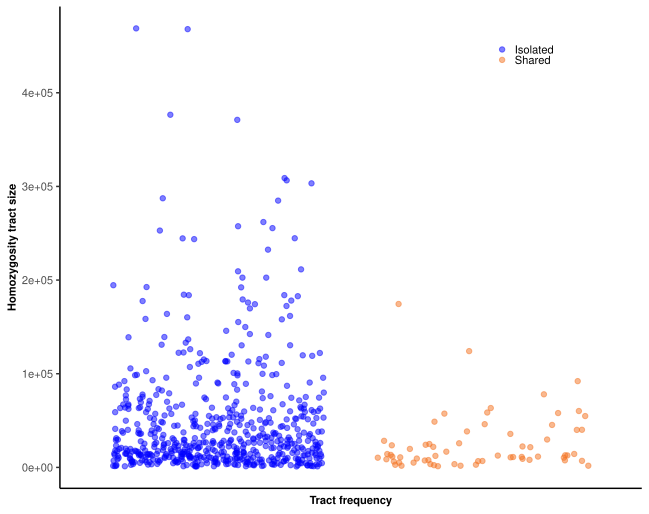

This chart was generated by the following R code:
#### GENERATE DENSITY PLOT FOR TRACT LENGTHS ####
#### PACKAGES ####
library(ggplot2)

#### LOAD IN DATA ####
LOHRegions <- read.delim(paste0("../../SNPBasedLOH/output/LOHRegions/LOHRegionsAll.tsv"),
                         sep="\t")
LOHRegionsLong <- LOHRegions[which(LOHRegions$intSize > 1000 & (LOHRegions$group >= 18 | LOHRegions$group <= 6)),]
chrs <- read.delim(paste0("../../SNPBasedLOH/data/chrIndex.tsv"),
                   sep="\t",row.names = NULL,header = T)

#### GET SHARED VS ISOLATED ####
LOHRegionsLong$freq <- apply(LOHRegionsLong,1,function(x) if(as.numeric(x["group"]) <= 6){
  return("Isolated")
  } else {
    return("Shared")
  })

#### PLOT ####
cols <- colorRampPalette(c("#0000FF","#F37221"))(2)

#plot
pdf(file=paste0("suppFigTractSize.pdf"),
    width=6.49,height=5.15)
ggplot()+
  geom_jitter(aes(y=LOHRegionsLong$intSize,,x=as.factor(LOHRegionsLong$freq),
                  color=as.factor(LOHRegionsLong$freq)),
              alpha=0.5)+
  scale_y_continuous("Homozygosity tract size")+
  #scale_y_continuous("Log likelihood",limits=c(-1550000,-150000))+
  scale_x_discrete("Tract frequency")+
  scale_color_manual(values=cols)+
  theme(panel.grid.major = element_blank(),
        panel.grid.minor = element_blank(),
        panel.background= element_blank(),
        axis.line = element_line(colour = "black"),
        axis.text.x = element_blank(),
        axis.ticks.x=element_blank(),
        axis.text.y = element_text(size = 7.5),
        axis.title = element_text(face = "bold",
                                  size = 7.5),
        legend.title = element_blank(),
        legend.position = c(0.8,0.9),
        legend.key = element_blank(),
        legend.box = element_blank(),
        legend.box.background = element_blank(),
        legend.text = element_text(size=7.5),
        legend.key.height= unit(0.1,"inch"),
        legend.key.width = unit(0.1,"inch"),
        legend.spacing.y = unit(0.03,"inch"))
dev.off()
